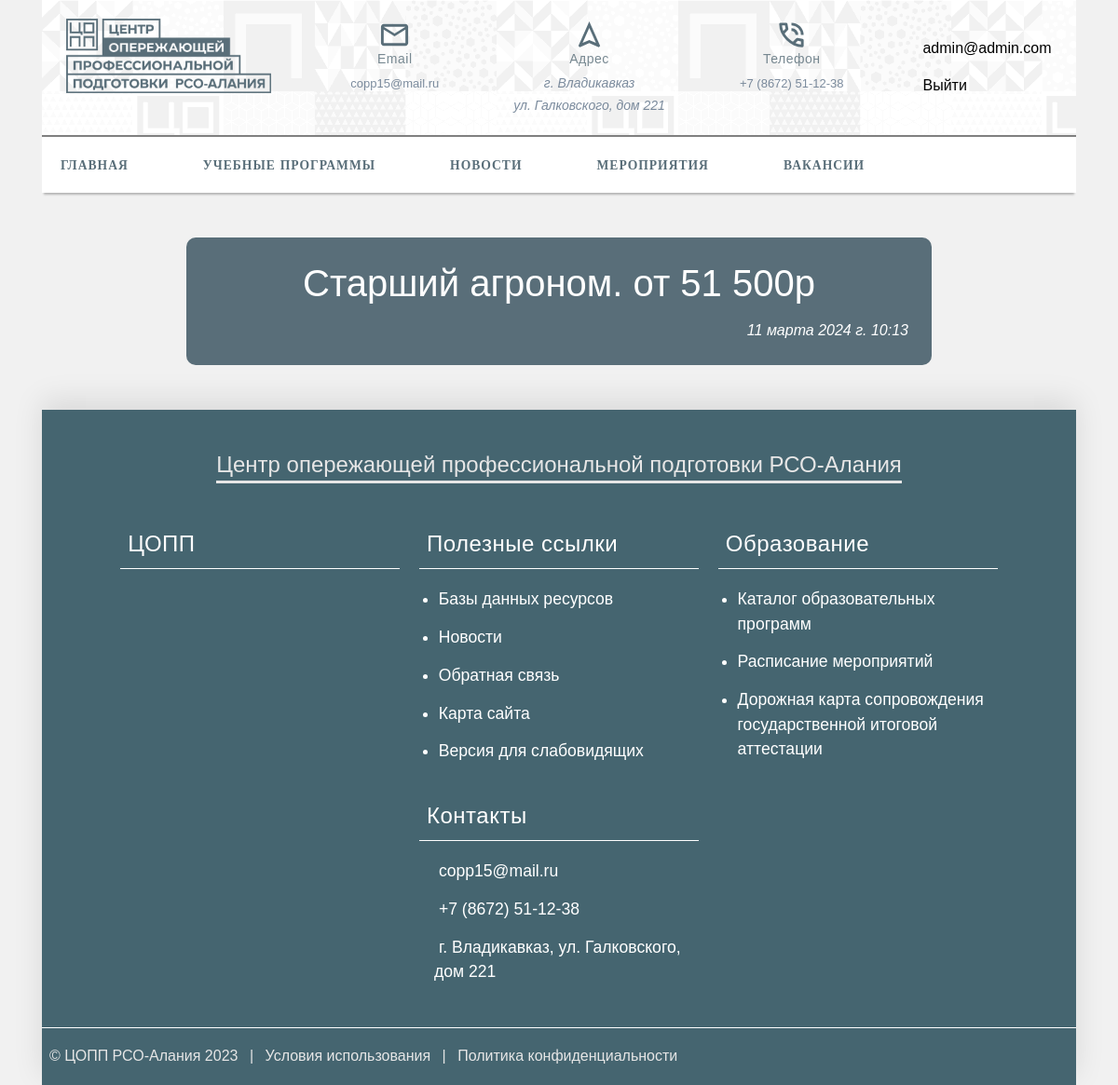
The app's page /vacancies/1/ (signed in) with its own data.
### users/models.py (models this page shows, shortened)
class User(AbstractBaseUser, PermissionsMixin):
    USER_ROLE = 'user'
    ORGANIZATION_ROLE = 'organization'
    ADMIN_ROLE = 'admin'
    TEACHER_ROLE = 'teacher'
    STUDENT_ROLE = 'student'
    ROLE_CHOICES = (
        (USER_ROLE, 'Пользователь'),
        (ORGANIZATION_ROLE, 'Организация'),
        (ADMIN_ROLE, 'Администратор'),
        (TEACHER_ROLE, 'Преподаватель'),
        (STUDENT_ROLE, 'Обучающийся')
    )
    username = None
    email = models.EmailField(unique=True, max_length=254)
    first_name = models.CharField(max_length=150, blank=True, null=False)
    last_name = models.CharField(max_length=150, blank=True, null=False)
    is_active = models.BooleanField(default=True)
    is_staff = models.BooleanField(default=False)
    role = models.CharField(
        max_length=20,
        choices=ROLE_CHOICES,
        default=USER_ROLE,
        blank=True
    )
    objects = UserManager()
    USERNAME_FIELD = "email"
    REQUIRED_FIELDS = ["first_name", "last_name"]
    class Meta:
        verbose_name = 'Пользователь'
        verbose_name_plural = 'Пользователи'
        ordering = ["-id"]

### vacancy/models.py (models this page shows, shortened)
class Vacancy(models.Model):
    title = models.CharField(
        max_length=140,
        verbose_name='Заголовок вакансии',
        help_text='Заголовок вакансии'
    )
    short_story = models.TextField(
        verbose_name='Краткая новость',
        help_text='Краткая новость'
    )
    full_story = models.TextField(
        null=True,
        blank=True,
        verbose_name='Полное описание вакансии',
        help_text='Полное описание вакансии'
    )
    date = models.DateTimeField(
        verbose_name='Дата публикации',
        help_text='Дата публикации'
    )
    is_published = models.BooleanField(
        verbose_name='Вакансия опубликована',
    )
    class Meta:
        verbose_name = 'Вакансия'
        verbose_name_plural = 'Вакансии'

### vacancy/views.py (the view)
# urls.py: path('<str:pk>/', views.vacancy_detail, name='vacancy-detail'),
def vacancy_detail(request, pk):
    vacancy = Vacancy.objects.get(id=pk)
    context = {'vacancy': vacancy}
    return render(request, 'vacancy/vacancy_detail.html', context)

### vacancy/templates/vacancy/vacancy_detail.html (shortened to what this page needs)
{% extends 'base.html' %}
{% block content %}
    <div class="detail-container vacancy-detail-container program_detail">
        <h1 class="progName">{{ vacancy.title }}</h1>
        {% load thumbnail %}
      <div class="vacancy-doptext">
        {{ vacancy.date }}
      </div>
    </div>
{% endblock content %}

### templates/includes/navbar.html (shortened to what this page needs)
{% load static %}
<div class="header_wrapper">
    <header class="header1">
        <div class="header1_copp_logo">
            <a href="/"><img src="{% static 'images/1.png' %}" alt="Центр опережающей профессиональной подготовки РСО-Алания"></a>
        </div>
        <div class="header1_contact_line">
          <div class="head1_cont_block">
            <div class="head_cont_block_image">
                <img src="{% static 'images/mail.svg' %}" alt="">
            </div>
              <div class="head_cont_info">
                  <h3 class="makeWhite">
                      Email
                  </h3>
                  <div>
                      <a href="mailto: copp15@mail.ru" class="makeWhite">
                        copp15@mail.ru
                      </a>
                  </div>
              </div>
          </div>
            <div class="head1_cont_block">
              <div class="head_cont_block_image">
                <img src="{% static 'images/navigation.svg' %}" alt="">
              </div>
              <div class="head_cont_info">
                  <h3 class="makeWhite">Адрес</h3>
                  <div>
                      <span class="makeWhite">г. Владикавказ <br>ул. Галковского, дом 221</span>
                  </div>
              </div>
          </div>
          <div class="head1_cont_block">
              <div class="head_cont_block_image">
                    <img src="{% static 'images/phone.svg' %}" alt="">
              </div>
              <div class="head_cont_info">
                  <h3 class="makeWhite">Телефон</h3>
                  <div>
                      <a href="tel: +7 (8672) 51-12-38" class="makeWhite">+7 (8672) 51-12-38</a>
                  </div>
              </div>
          </div>
        </div>
        {% if request.user.is_authenticated %}
            <div class="header__user">
                <a href="/">
                  <p><span>{{request.user.email}}</span></p>
                </a>
                <a href="{% url 'logout' %}">Выйти</a>
            </div>
        {% endif %}
    </header>
</div>
<div class="header_below_wrapper">
    <div class="header_below">
    <div class="nav_items">
        <div class="nav_item">
            <a href="{% url 'main:index' %}">Главная</a>
        </div>
        <div class="nav_item">
            <a href="{% url 'edu_progs:index' %}">Учебные программы</a>
        </div>
         <div class="nav_item">
            <a href="{% url 'news:index' %}">Новости</a>
        </div>
        <div class="nav_item">
            <a href="{% url 'events:index' %}">Мероприятия</a>
        </div>
        <div class="nav_item">
            <a href="{% url 'vacancy:index' %}">Вакансии</a>
        </div>
    </div>
</div>
</div>

### static/css/style.css (style rules this page uses)
body { background: #f1f1f1; margin:0; font-family: Arial; color: #596e79; }
a { text-decoration: none; color:inherit; }
h1 { text-align:center; font-size: 3rem; }
.program_detail { margin: 0 auto; max-width: 800px; background-color: #596e79; color: white; padding: 25px; border-radius: 10px; }
.progName { margin: 0; }
.header_wrapper { padding-inline: 1rem; background: url('../images/header_bg.png'); background-color: #fff; border-bottom: 2px solid grey; padding: 20px 0px; }
.header_below_wrapper { background: white; color: #596e79; position: sticky; top: 0; z-index: 99; margin-bottom: 3rem; box-shadow: 0 4px 2px -2px #b5b5b5; }
.header_below { max-width:1300px; margin: 0 auto; display:flex; flex-wrap: wrap; justify-content: space-between; align-items: center; row-gap: 1rem; padding: 20px 20px; font-size: .85rem; font-weight: bold; }
.header1 { display:flex; flex-wrap:wrap; justify-content: space-around; max-width: 1600px; margin: 0 auto; gap: 2rem; align-items:center; color: white; }
.header1_copp_logo { align-self: flex-start; max-width: 250px; }
.header1_copp_logo img { width: 220px; max-width:100%; }
.head_cont_block_image img { width: 35px; }
.header1_contact_line { display:flex; flex-wrap: wrap; justify-content:center; text-align:center; column-gap: 5rem; row-gap: 2rem; }
.head_cont_info>h3 { margin: 0px 0px 5px; color: rgb(89 110 121 / 81%); font-size: 14px; letter-spacing: .5px; }
.head_cont_info a { color: #50667dbf; font-size: 13px; }
.head_cont_info div span { color: #50667dbf; font-size: 14px; font-style: italic; }
.header__user a { color: #000; }
.nav_items { display:flex; flex-wrap: wrap; column-gap:5rem; row-gap: 1rem; font-family: 'Montserrat'; text-transform: uppercase; }
.nav_item a { letter-spacing: 1px; transition-duration: .2s; }
.vacancy-detail-container { margin: 0 auto; max-width: 800px; background-color: #596e79; color: white; padding: 25px; border-radius: 10px; }
.vacancy-detail-container h1 { margin-top: 0; margin-bottom: 0; font-size: 2.5rem; }
.vacancy-doptext { text-align: right; font-style: italic; }

### records on screen
User: user.email "admin@admin.com"
Vacancy: title "Старший агроном. от 51 500р", date "11 марта 2024 г. 10:13"
